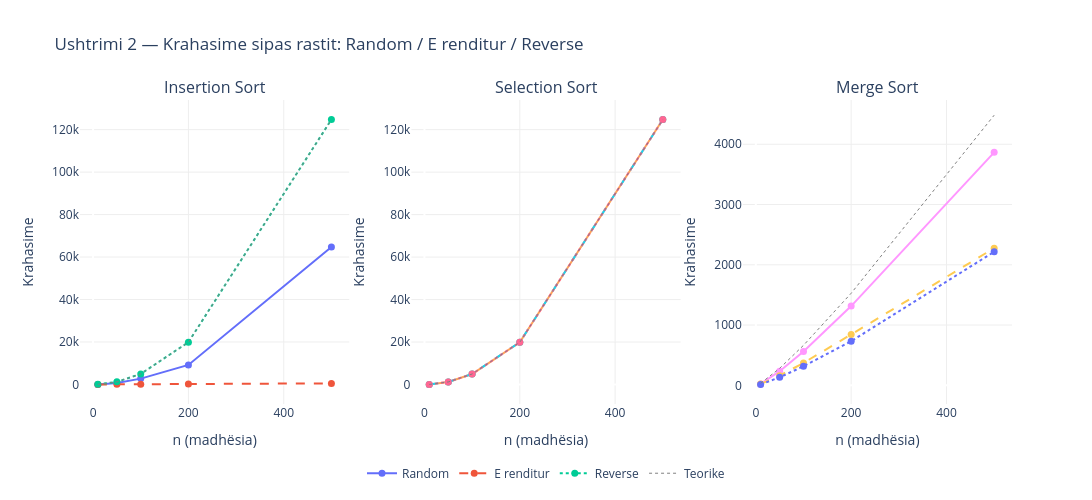

Here is the notebook cell this chart was saved with:
### Markdown cell above
---

## Ushtrimi 2 — Krahasim Empirik: 3 Raste × 3 Algoritme

### Qëllimi
Të vëzhgojmë si ndryshon **numri i krahasimeve** për të tre algoritmet
kur lista është **rastësore**, **e renditur** dhe **e anasjelltë (reverse)**.

### Çfarë tregon grafiku?
- **Selection Sort** — tre vija mbi njëra-tjetrën (pse? — numri i krahasimeve nuk ndryshon kurrë)
- **Insertion Sort** — hendeku i madh midis rasteve: listë e renditur → O(n), reverse → O(n²)
- **Merge Sort** — tre vija pothuajse identike

### Lidhja me teorinë
Vija gri = vlera teorike. Sa afër i qëndron kurba empirike teorisë?

### Code cell
import random, math
import plotly.graph_objects as go
from plotly.subplots import make_subplots

def ins_cmps(src):
    a, c = src[:], 0
    for i in range(1, len(a)):
        k, j = a[i], i-1
        while j >= 0 and a[j] > k: c += 1; a[j+1] = a[j]; j -= 1
        if j >= 0: c += 1
        a[j+1] = k
    return c

def sel_cmps(src):
    a, c = src[:], 0
    for i in range(len(a)-1):
        m = i
        for j in range(i+1, len(a)): c += 1; m = j if a[j] < a[m] else m
        a[i], a[m] = a[m], a[i]
    return c

def merge_cmps(src):
    a, c = src[:], 0
    def mg(lo, mid, hi):
        nonlocal c
        L, R, i, j, k = a[lo:mid], a[mid:hi], 0, 0, lo
        while i < len(L) and j < len(R):
            c += 1
            if L[i] <= R[j]: a[k] = L[i]; i += 1
            else:             a[k] = R[j]; j += 1
            k += 1
        a[k:hi] = L[i:] + R[j:]
    sz = 1
    while sz < len(a):
        for lo in range(0, len(a), 2*sz):
            mid, hi = min(lo+sz, len(a)), min(lo+2*sz, len(a))
            if mid < hi: mg(lo, mid, hi)
        sz *= 2
    return c

madhesite = [10, 50, 100, 200, 500]
raste     = ["Random", "E renditur", "Reverse"]
algoritme = [
    ("Insertion Sort", ins_cmps,   "#FF8C46"),
    ("Selection Sort", sel_cmps,   "#50B9FF"),
    ("Merge Sort",     merge_cmps, "#50E178"),
]

fig = make_subplots(rows=1, cols=3,
    subplot_titles=[nm for nm,_,_ in algoritme], shared_yaxes=False)

for ci, (nm, fn, color) in enumerate(algoritme):
    for rast in raste:
        y_vals = []
        for n in madhesite:
            if rast == "Random":       lst = random.sample(range(1, n*3+1), n)
            elif rast == "E renditur": lst = list(range(1, n+1))
            else:                      lst = list(range(n, 0, -1))
            y_vals.append(fn(lst))
        dashes = {"Random": "solid", "E renditur": "dash", "Reverse": "dot"}
        fig.add_trace(go.Scatter(
            x=madhesite, y=y_vals, name=rast,
            mode="lines+markers",
            line=dict(width=2, dash=dashes[rast]),
            marker=dict(size=7),
            showlegend=(ci == 0),
            hovertemplate=f"{nm}<br>n=%{{x}}<br>krahasime=%{{y}}<extra>{rast}</extra>"
        ), row=1, col=ci+1)
    theo = [n*(n-1)//2 for n in madhesite] if ci < 2 else [int(n*math.log2(n)) for n in madhesite]
    fig.add_trace(go.Scatter(
        x=madhesite, y=theo, name="Teorike",
        mode="lines", line=dict(color="gray", width=1, dash="dot"),
        showlegend=(ci == 0),
        hovertemplate="Teorike: %{y}<extra></extra>"
    ), row=1, col=ci+1)

fig.update_layout(
    title="Ushtrimi 2 — Krahasime sipas rastit: Random / E renditur / Reverse",
    height=500, width=1100, plot_bgcolor="white",
    legend=dict(x=0.5, y=-0.18, orientation="h", xanchor="center"),
    hoverlabel=dict(bgcolor="#1e1e2e", font_color="white")
)
fig.update_xaxes(title_text="n (madhësia)", gridcolor="#eee")
fig.update_yaxes(title_text="Krahasime", gridcolor="#eee")
fig.show()

### Figure 1 — Plotly figure (JSON) as saved in the notebook; plotly's stock layout.template omitted (floating-point values rounded to 4 significant figures)
{"data": [{"hovertemplate": "Insertion Sort<br>n=%{x}<br>krahasime=%{y}<extra>Random</extra>", "line": {"dash": "solid", "width": 2}, "marker": {"size": 7}, "mode": "lines+markers", "name": "Random", "showlegend": true, "type": "scatter", "x": [10, 50, 100, 200, 500], "xaxis": "x", "y": [21, 659, 2749, 9181, 64701], "yaxis": "y"}, {"hovertemplate": "Insertion Sort<br>n=%{x}<br>krahasime=%{y}<extra>E renditur</extra>", "line": {"dash": "dash", "width": 2}, "marker": {"size": 7}, "mode": "lines+markers", "name": "E renditur", "showlegend": true, "type": "scatter", "x": [10, 50, 100, 200, 500], "xaxis": "x", "y": [9, 49, 99, 199, 499], "yaxis": "y"}, {"hovertemplate": "Insertion Sort<br>n=%{x}<br>krahasime=%{y}<extra>Reverse</extra>", "line": {"dash": "dot", "width": 2}, "marker": {"size": 7}, "mode": "lines+markers", "name": "Reverse", "showlegend": true, "type": "scatter", "x": [10, 50, 100, 200, 500], "xaxis": "x", "y": [45, 1225, 4950, 19900, 124750], "yaxis": "y"}, {"hovertemplate": "Teorike: %{y}<extra></extra>", "line": {"color": "gray", "dash": "dot", "width": 1}, "mode": "lines", "name": "Teorike", "showlegend": true, "type": "scatter", "x": [10, 50, 100, 200, 500], "xaxis": "x", "y": [45, 1225, 4950, 19900, 124750], "yaxis": "y"}, {"hovertemplate": "Selection Sort<br>n=%{x}<br>krahasime=%{y}<extra>Random</extra>", "line": {"dash": "solid", "width": 2}, "marker": {"size": 7}, "mode": "lines+markers", "name": "Random", "showlegend": false, "type": "scatter", "x": [10, 50, 100, 200, 500], "xaxis": "x2", "y": [45, 1225, 4950, 19900, 124750], "yaxis": "y2"}, {"hovertemplate": "Selection Sort<br>n=%{x}<br>krahasime=%{y}<extra>E renditur</extra>", "line": {"dash": "dash", "width": 2}, "marker": {"size": 7}, "mode": "lines+markers", "name": "E renditur", "showlegend": false, "type": "scatter", "x": [10, 50, 100, 200, 500], "xaxis": "x2", "y": [45, 1225, 4950, 19900, 124750], "yaxis": "y2"}, {"hovertemplate": "Selection Sort<br>n=%{x}<br>krahasime=%{y}<extra>Reverse</extra>", "line": {"dash": "dot", "width": 2}, "marker": {"size": 7}, "mode": "lines+markers", "name": "Reverse", "showlegend": false, "type": "scatter", "x": [10, 50, 100, 200, 500], "xaxis": "x2", "y": [45, 1225, 4950, 19900, 124750], "yaxis": "y2"}, {"hovertemplate": "Teorike: %{y}<extra></extra>", "line": {"color": "gray", "dash": "dot", "width": 1}, "mode": "lines", "name": "Teorike", "showlegend": false, "type": "scatter", "x": [10, 50, 100, 200, 500], "xaxis": "x2", "y": [45, 1225, 4950, 19900, 124750], "yaxis": "y2"}, {"hovertemplate": "Merge Sort<br>n=%{x}<br>krahasime=%{y}<extra>Random</extra>", "line": {"dash": "solid", "width": 2}, "marker": {"size": 7}, "mode": "lines+markers", "name": "Random", "showlegend": false, "type": "scatter", "x": [10, 50, 100, 200, 500], "xaxis": "x3", "y": [24, 235, 562, 1315, 3866], "yaxis": "y3"}, {"hovertemplate": "Merge Sort<br>n=%{x}<br>krahasime=%{y}<extra>E renditur</extra>", "line": {"dash": "dash", "width": 2}, "marker": {"size": 7}, "mode": "lines+markers", "name": "E renditur", "showlegend": false, "type": "scatter", "x": [10, 50, 100, 200, 500], "xaxis": "x3", "y": [21, 161, 372, 844, 2276], "yaxis": "y3"}, {"hovertemplate": "Merge Sort<br>n=%{x}<br>krahasime=%{y}<extra>Reverse</extra>", "line": {"dash": "dot", "width": 2}, "marker": {"size": 7}, "mode": "lines+markers", "name": "Reverse", "showlegend": false, "type": "scatter", "x": [10, 50, 100, 200, 500], "xaxis": "x3", "y": [15, 133, 316, 732, 2216], "yaxis": "y3"}, {"hovertemplate": "Teorike: %{y}<extra></extra>", "line": {"color": "gray", "dash": "dot", "width": 1}, "mode": "lines", "name": "Teorike", "showlegend": false, "type": "scatter", "x": [10, 50, 100, 200, 500], "xaxis": "x3", "y": [33, 282, 664, 1528, 4482], "yaxis": "y3"}], "layout": {"annotations": [{"font": {"size": 16}, "showarrow": false, "text": "Insertion Sort", "x": 0.1444, "xanchor": "center", "xref": "paper", "y": 1, "yanchor": "bottom", "yref": "paper"}, {"font": {"size": 16}, "showarrow": false, "text": "Selection Sort", "x": 0.5, "xanchor": "center", "xref": "paper", "y": 1, "yanchor": "bottom", "yref": "paper"}, {"font": {"size": 16}, "showarrow": false, "text": "Merge Sort", "x": 0.8556, "xanchor": "center", "xref": "paper", "y": 1, "yanchor": "bottom", "yref": "paper"}], "height": 500, "hoverlabel": {"bgcolor": "#1e1e2e", "font": {"color": "white"}}, "legend": {"orientation": "h", "x": 0.5, "xanchor": "center", "y": -0.18}, "plot_bgcolor": "white", "title": {"text": "Ushtrimi 2 — Krahasime sipas rastit: Random / E renditur / Reverse"}, "width": 1100, "xaxis": {"anchor": "y", "domain": [0, 0.2889], "gridcolor": "#eee", "title": {"text": "n (madhësia)"}}, "xaxis2": {"anchor": "y2", "domain": [0.3556, 0.6444], "gridcolor": "#eee", "title": {"text": "n (madhësia)"}}, "xaxis3": {"anchor": "y3", "domain": [0.7111, 1], "gridcolor": "#eee", "title": {"text": "n (madhësia)"}}, "yaxis": {"anchor": "x", "domain": [0, 1], "gridcolor": "#eee", "title": {"text": "Krahasime"}}, "yaxis2": {"anchor": "x2", "domain": [0, 1], "gridcolor": "#eee", "title": {"text": "Krahasime"}}, "yaxis3": {"anchor": "x3", "domain": [0, 1], "gridcolor": "#eee", "title": {"text": "Krahasime"}}}}
